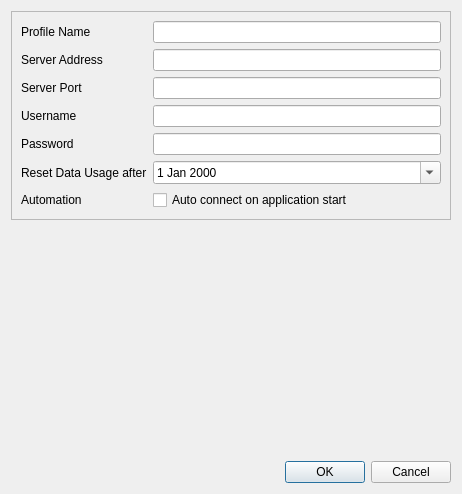
<?xml version="1.0" encoding="UTF-8"?>
<ui version="4.0">
 <class>Socks5EditDialog</class>
 <widget class="QDialog" name="Socks5EditDialog">
  <property name="geometry">
   <rect>
    <x>0</x>
    <y>0</y>
    <width>462</width>
    <height>494</height>
   </rect>
  </property>
  <property name="windowTitle">
   <string>Profile Editor</string>
  </property>
  <layout class="QVBoxLayout" name="verticalLayout">
   <item>
    <widget class="QFrame" name="editFrame">
     <property name="frameShape">
      <enum>QFrame::StyledPanel</enum>
     </property>
     <property name="frameShadow">
      <enum>QFrame::Raised</enum>
     </property>
     <layout class="QFormLayout" name="formLayout">
      <property name="sizeConstraint">
       <enum>QLayout::SetMaximumSize</enum>
      </property>
      <property name="fieldGrowthPolicy">
       <enum>QFormLayout::ExpandingFieldsGrow</enum>
      </property>
      <property name="rowWrapPolicy">
       <enum>QFormLayout::WrapLongRows</enum>
      </property>
      <property name="labelAlignment">
       <set>Qt::AlignLeading|Qt::AlignLeft|Qt::AlignVCenter</set>
      </property>
      <item row="1" column="0">
       <widget class="QLabel" name="nameLabel">
        <property name="text">
         <string>Profile Name</string>
        </property>
       </widget>
      </item>
      <item row="1" column="1">
       <widget class="QLineEdit" name="nameEdit"/>
      </item>
      <item row="2" column="0">
       <widget class="QLabel" name="serverAddrLabel">
        <property name="text">
         <string>Server Address</string>
        </property>
       </widget>
      </item>
      <item row="2" column="1">
       <widget class="QLineEdit" name="serverAddrEdit"/>
      </item>
      <item row="3" column="0">
       <widget class="QLabel" name="serverPortLabel">
        <property name="text">
         <string>Server Port</string>
        </property>
       </widget>
      </item>
      <item row="3" column="1">
       <widget class="QLineEdit" name="serverPortEdit">
        <property name="inputMethodHints">
         <set>Qt::ImhDigitsOnly|Qt::ImhPreferNumbers</set>
        </property>
       </widget>
      </item>
      <item row="4" column="0">
       <widget class="QLabel" name="label_3">
        <property name="text">
         <string>Username</string>
        </property>
       </widget>
      </item>
      <item row="5" column="0">
       <widget class="QLabel" name="pwdLabel">
        <property name="text">
         <string>Password</string>
        </property>
       </widget>
      </item>
      <item row="5" column="1">
       <widget class="QLineEdit" name="pwdEdit">
        <property name="inputMethodHints">
         <set>Qt::ImhNoAutoUppercase|Qt::ImhNoPredictiveText|Qt::ImhSensitiveData</set>
        </property>
        <property name="echoMode">
         <enum>QLineEdit::PasswordEchoOnEdit</enum>
        </property>
       </widget>
      </item>
      <item row="6" column="0">
       <widget class="QLabel" name="resetDateLabel">
        <property name="text">
         <string>Reset Data Usage after</string>
        </property>
       </widget>
      </item>
      <item row="6" column="1">
       <widget class="QDateEdit" name="resetDateEdit">
        <property name="sizePolicy">
         <sizepolicy hsizetype="Expanding" vsizetype="Fixed">
          <horstretch>0</horstretch>
          <verstretch>0</verstretch>
         </sizepolicy>
        </property>
        <property name="calendarPopup">
         <bool>true</bool>
        </property>
       </widget>
      </item>
      <item row="7" column="0">
       <widget class="QLabel" name="autoStartLabel">
        <property name="text">
         <string>Automation</string>
        </property>
       </widget>
      </item>
      <item row="7" column="1">
       <widget class="QCheckBox" name="autoStartCheckBox">
        <property name="sizePolicy">
         <sizepolicy hsizetype="Expanding" vsizetype="Fixed">
          <horstretch>0</horstretch>
          <verstretch>0</verstretch>
         </sizepolicy>
        </property>
        <property name="text">
         <string>Auto connect on application start</string>
        </property>
       </widget>
      </item>
      <item row="4" column="1">
       <widget class="QLineEdit" name="usernameEdit"/>
      </item>
     </layout>
    </widget>
   </item>
   <item>
    <spacer name="verticalSpacer">
     <property name="orientation">
      <enum>Qt::Vertical</enum>
     </property>
     <property name="sizeHint" stdset="0">
      <size>
       <width>20</width>
       <height>0</height>
      </size>
     </property>
    </spacer>
   </item>
   <item>
    <widget class="QDialogButtonBox" name="buttonBox">
     <property name="orientation">
      <enum>Qt::Horizontal</enum>
     </property>
     <property name="standardButtons">
      <set>QDialogButtonBox::Cancel|QDialogButtonBox::Ok</set>
     </property>
    </widget>
   </item>
  </layout>
 </widget>
 <tabstops>
  <tabstop>nameEdit</tabstop>
  <tabstop>serverAddrEdit</tabstop>
  <tabstop>serverPortEdit</tabstop>
  <tabstop>pwdEdit</tabstop>
  <tabstop>resetDateEdit</tabstop>
  <tabstop>autoStartCheckBox</tabstop>
 </tabstops>
 <resources/>
 <connections>
  <connection>
   <sender>buttonBox</sender>
   <signal>rejected()</signal>
   <receiver>Socks5EditDialog</receiver>
   <slot>reject()</slot>
   <hints>
    <hint type="sourcelabel">
     <x>230</x>
     <y>473</y>
    </hint>
    <hint type="destinationlabel">
     <x>230</x>
     <y>246</y>
    </hint>
   </hints>
  </connection>
 </connections>
</ui>
